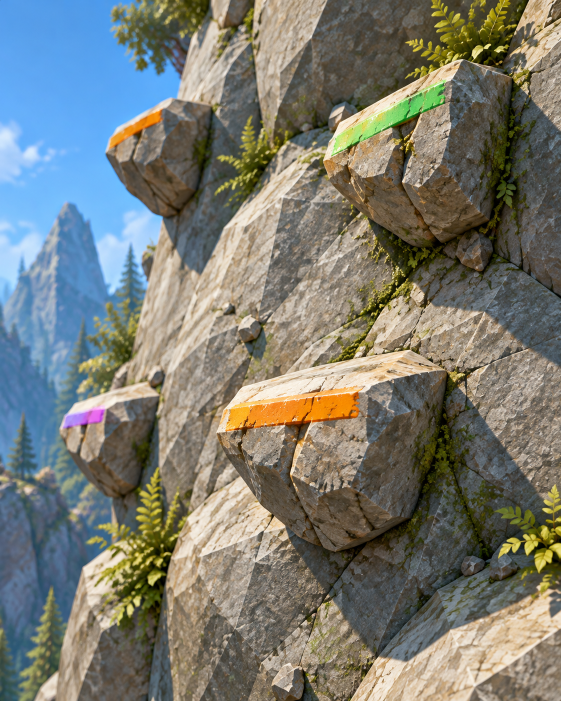
#> input picture references/d6faeeff-1dff-48e9-8a83-6e4c82c0dc56.png, 1122 x 1402 px, given in place of icon_source.png, which was not available (shown at 1/2 size)
$ python make_icon.py out.png
#> lines starting #> are read from the running program, lines starting #| are printed output that depends on the picture; after the words box and inside, x2 and y2 are one past the last pixel; in counts of white or black regions, pixels touching at a corner belong together; pictures that were not available may be replaced by others from this repository, and a replacement may not be noted
# Builds the "peeking over the ledge" icon set for Last Hook: the cube-headed
# explorer peeks over a limestone ledge, gloves on its lip, the rope running up
# out of the frame. Faces are shaded with gradients, with rim light, contact
# shadows, a sunlit sky with faceted snowy peaks and stitched leather details.
# Writes icon.svg plus Android adaptive background / foreground / monochrome
# into game/assets (or the folder given as the first argument).
import math, os, sys
OUT = sys.argv[1] if len(sys.argv) > 1 else os.path.join(os.path.dirname(os.path.abspath(__file__)), "..", "game", "assets")

def P(pts, fill, extra=""):
    return f'<polygon points="{" ".join(f"{x:.1f},{y:.1f}" for x,y in pts)}" fill="{fill}" {extra}/>'

def svg(body, size=1024, defs=""):
    return (f'<svg xmlns="http://www.w3.org/2000/svg" width="{size}" height="{size}" viewBox="0 0 1024 1024">'
            f'<defs>{defs}</defs>{body}</svg>\n')

def linear(name, x1, y1, x2, y2, stops):
    s = "".join(f'<stop offset="{o}" stop-color="{c}"{f" stop-opacity={chr(34)}{a}{chr(34)}" if a is not None else ""}/>' for o, c, a in stops)
    return f'<linearGradient id="{name}" x1="{x1}" y1="{y1}" x2="{x2}" y2="{y2}" gradientUnits="userSpaceOnUse">{s}</linearGradient>'

def radial(name, cx, cy, r, stops):
    s = "".join(f'<stop offset="{o}" stop-color="{c}" stop-opacity="{a}"/>' for o, c, a in stops)
    return f'<radialGradient id="{name}" cx="{cx}" cy="{cy}" r="{r}" gradientUnits="userSpaceOnUse">{s}</radialGradient>'

DEFS = "".join([
    linear("sky", 0, 0, 0, 1024, [(0, "#2b74d6", None), (.55, "#6db2ee", None), (.8, "#a9d6f6", None), (1, "#d8eefc", None)]),
    radial("sun", 210, 190, 420, [(0, "#fffbea", 1), (.18, "#fff3c8", .9), (.55, "#ffe9a8", .25), (1, "#ffe9a8", 0)]),
    linear("top", 300, 210, 700, 320, [(0, "#ffe590", None), (1, "#ffcf4f", None)]),
    linear("front", 0, 330, 0, 770, [(0, "#ffb63a", None), (.65, "#f5a028", None), (1, "#e38c1c", None)]),
    linear("side", 650, 0, 780, 0, [(0, "#df8a1e", None), (1, "#bb6a12", None)]),
    linear("ledgeTop", 0, 650, 0, 760, [(0, "#fbf8f1", None), (1, "#e7e0cf", None)]),
    linear("ledgeFace", 0, 740, 0, 1024, [(0, "#cfc6b0", None), (.45, "#ab9f86", None), (1, "#8b8069", None)]),
    linear("rope", 0, 0, 40, 0, [(0, "#9a5a22", None), (.45, "#d48a3c", None), (1, "#8a4f1c", None)]),
    linear("glove", 0, -20, 0, 100, [(0, "#6a5446", None), (1, "#3a2c23", None)]),
    linear("eye", 0, 450, 0, 620, [(0, "#24323e", None), (1, "#0f171e", None)]),
    radial("vignette", 512, 512, 760, [(.62, "#0e2246", 0), (1, "#0e2246", .35)]),
    '<filter id="soft" x="-20%" y="-20%" width="140%" height="140%"><feGaussianBlur stdDeviation="14"/></filter>',
    '<filter id="blur6" x="-20%" y="-20%" width="140%" height="140%"><feGaussianBlur stdDeviation="6"/></filter>',
])

# [100 lines left out: functions peaks, background, rope, head, ledge, glove, not called in this run]

def head_shadow():
    # The head's soft shadow on the sky side behind it lifts it off the peaks.
    return P([(240, 330), (372, 214), (762, 202), (776, 640), (664, 760), (240, 770)], "#0e2246", 'opacity=".25" filter="url(#soft)" transform="translate(18 18)"')

def scene_front():
    return rope() + head_shadow() + head() + ledge() + glove(216, 632) + glove(700, 612, -1)

def monochrome():
    w = "#ffffff"
    out = P([(250, 330), (372, 214), (762, 202), (776, 640), (664, 760), (240, 770)], w)
    out += '<rect x="132" y="626" width="168" height="104" rx="46" fill="#fff"/><rect x="616" y="606" width="168" height="104" rx="46" fill="#fff"/>'
    out += '<path d="M690 360 C 730 250 800 140 870 -40" fill="none" stroke="#fff" stroke-width="40" stroke-linecap="round"/>'
    holes = "".join(f'<rect x="{cx-40}" y="450" width="80" height="170" rx="40" fill="#000"/>' for cx in (372, 520))
    mask = f'<mask id="m"><rect width="1024" height="1024" fill="#fff"/>{holes}</mask>'
    band = P([(-40, 694), (1064, 650), (1064, 720), (-40, 760)], w)
    return f'<defs>{mask}</defs>' + adaptive_wide(band) + adaptive(f'<g mask="url(#m)">{out}</g>')

FIT = "translate(512 512) scale(.70) translate(-508 -520)"
WIDEN = "translate(512 0) scale(1.6 1) translate(-512 0)"

def adaptive(content):
    # Android masks to the central 66/108 of the canvas; keep the face inside it.
    return f'<g transform="{FIT}">{content}</g>'

def adaptive_wide(content):
    # The ledge must still reach both edges of the canvas after the fit.
    return f'<g transform="{WIDEN}"><g transform="{FIT}">{content}</g></g>'

def adaptive_front():
    return adaptive(rope() + head_shadow() + head()) + adaptive_wide(ledge()) + adaptive(glove(216, 632) + glove(700, 612, -1))

# The app icon itself is the painted artwork in assets/art/icon_source.png;
# only the monochrome (themed) silhouette is still drawn here.
from PIL import Image, ImageFilter

def raster_icons():
    art = Image.open(os.path.join(OUT, "art", "icon_source.png")).convert("RGBA")
    art.resize((1024, 1024), Image.LANCZOS).save(os.path.join(OUT, "icon.png"))
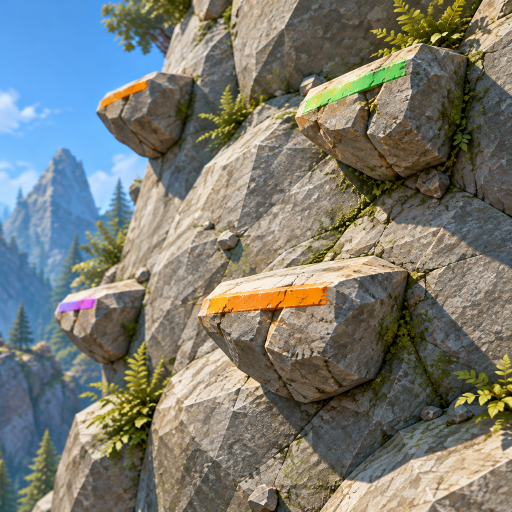
#> saved as icon.png: PIL image 1024x1024 RGBA (shown at 1/2 size); mean R, G, B, A 121.4, 123, 114.1, 255
    # Android adaptive: the mask shows the central 72 of 108 dp. The art is
    # laid at 80 % of the canvas (the mask keeps 83 % of it, gloves included)
    # over a blurred, enlarged copy that fills the margins.
    size = 864
    canvas = art.resize((size, size), Image.LANCZOS).filter(ImageFilter.GaussianBlur(28))
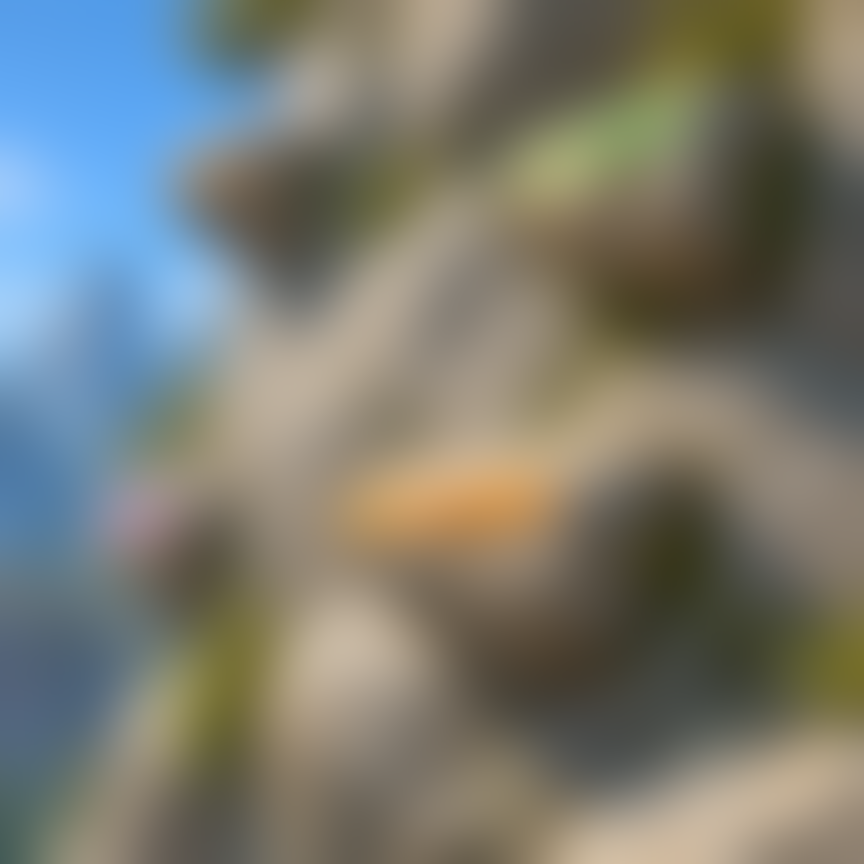
#> canvas: PIL image 864x864 RGBA; mean R, G, B, A 121.3, 122.9, 114, 255
    inner = int(size * .8)
    picture = art.resize((inner, inner), Image.LANCZOS)
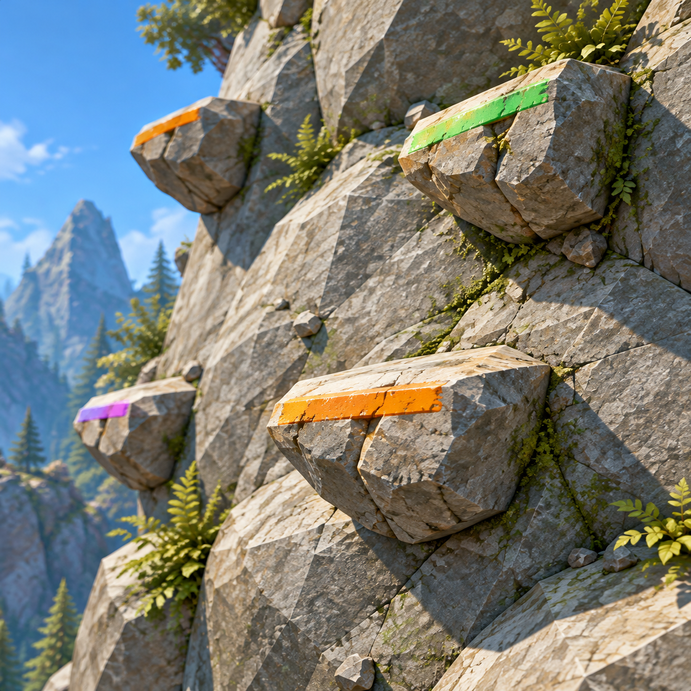
#> picture: PIL image 691x691 RGBA; mean R, G, B, A 121.4, 123, 114.1, 255
    feather = Image.new("L", (inner, inner), 0)
#> feather: PIL image 691x691 L; every value is 0
    edge = int(inner * .04)
    feather.paste(255, (edge, edge, inner - edge, inner - edge))
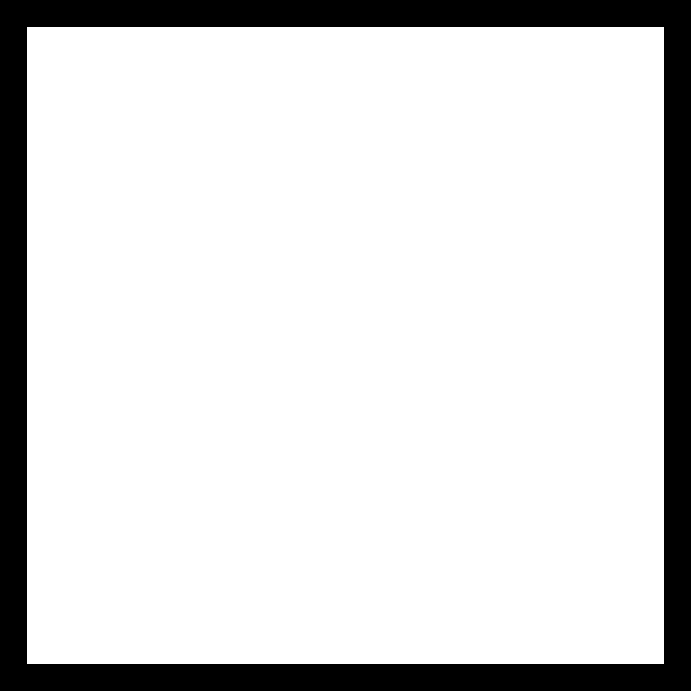
#> feather: PIL image 691x691 L; 85% white; 1 black region, box (x1, y1, x2, y2) and area: (0, 0, 691, 691) 71712
    feather = feather.filter(ImageFilter.GaussianBlur(edge * .6))
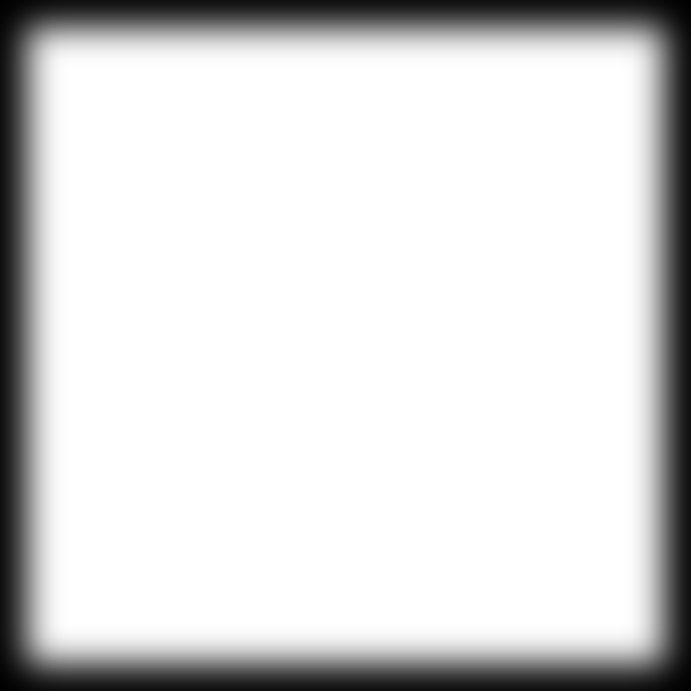
#> feather: PIL image 691x691 L; min 1, max 255, mean 216.4
    canvas.paste(picture, ((size - inner) // 2, (size - inner) // 2), feather)
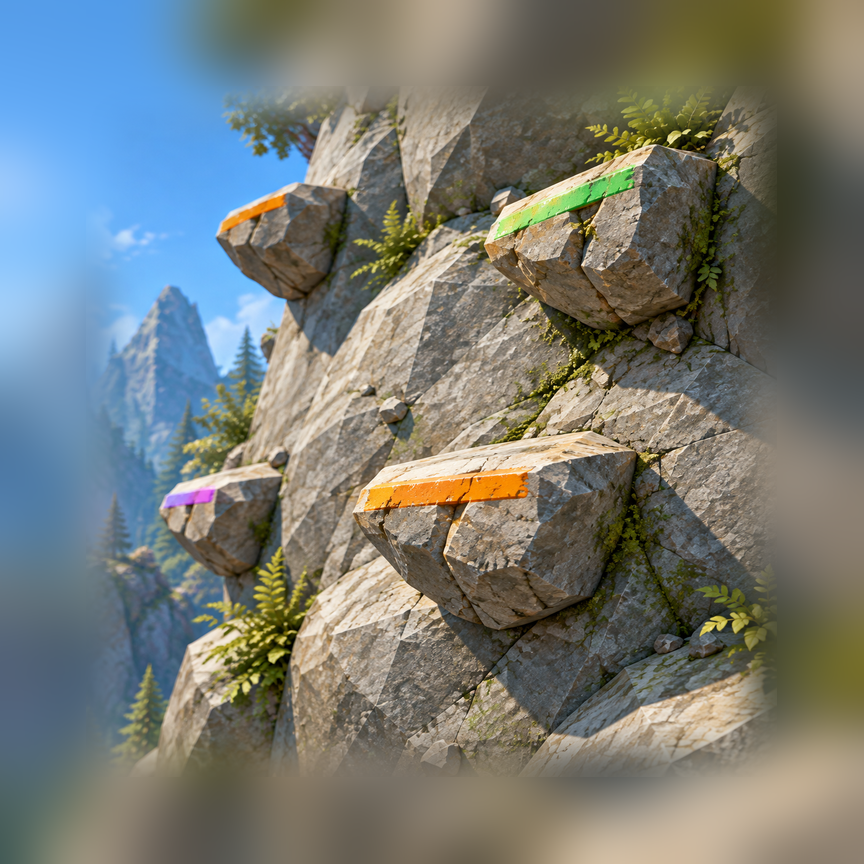
#> canvas: PIL image 864x864 RGBA; mean R, G, B, A 118.3, 122.7, 117, 255
    canvas.resize((432, 432), Image.LANCZOS).save(os.path.join(OUT, "icon_background.png"))
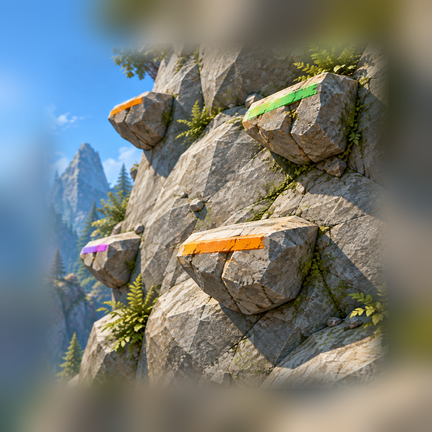
#> saved as icon_background.png: PIL image 432x432 RGBA; mean R, G, B, A 118.3, 122.7, 117, 255
    Image.new("RGBA", (432, 432), (0, 0, 0, 0)).save(os.path.join(OUT, "icon_foreground.png"))

raster_icons()
open(f"{OUT}/icon_monochrome.svg", "w", encoding="utf-8").write(svg(monochrome(), 432))
print("written to", OUT)

$ run again, on references/desert_level_target.webp
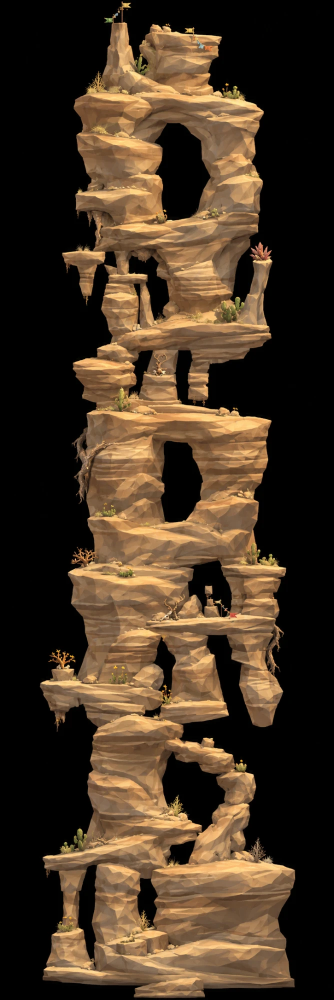
#> input picture references/desert_level_target.webp, 667 x 2000 px, given in place of icon_source.png, which was not available (shown at 1/2 size)
#> in raster_icons, `picture = art.resize((inner, inner), Image.LANCZOS)`:
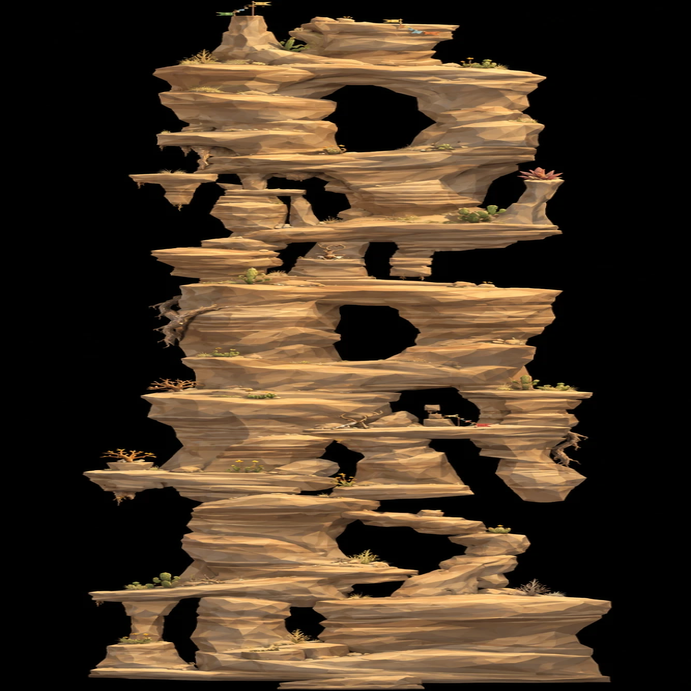
#> picture: PIL image 691x691 RGBA; mean R, G, B, A 71.1, 53.9, 36.2, 255
#> in raster_icons, `canvas.resize((432, 432), Image.LANCZOS).save(os.path.join(OUT, "icon_..`:
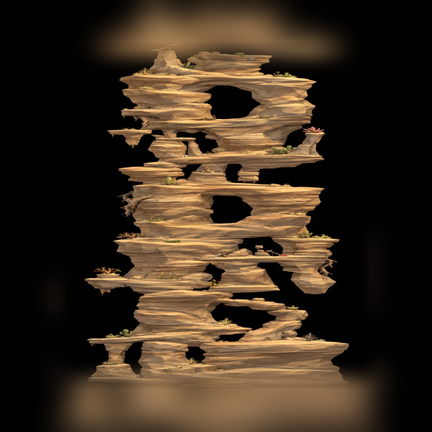
#> saved as icon_background.png: PIL image 432x432 RGBA; mean R, G, B, A 60.8, 46.2, 31.1, 255
